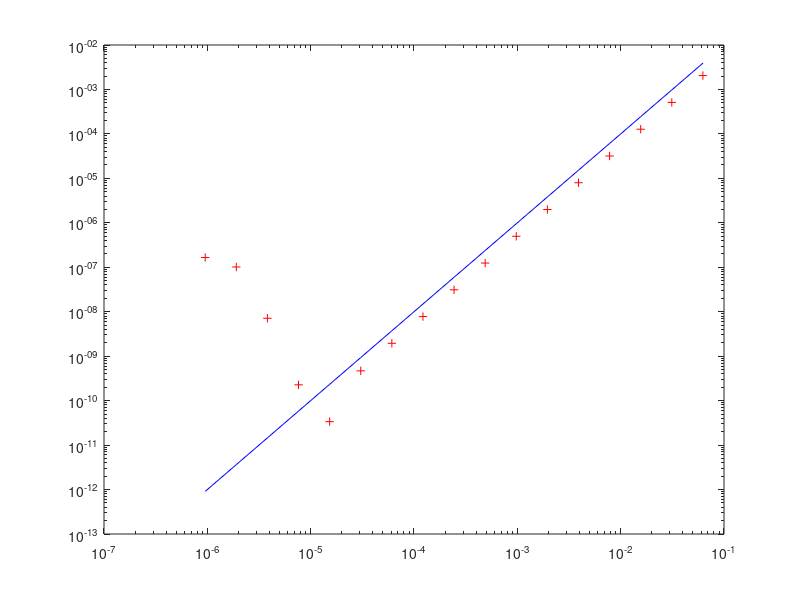

MATLAB code for this plot:
% Resolucion del problema a(x)*u''+b(x)*u'(x)+c(x)*u(x) = f(x) (en x \in (extremoIzd, extremodrch))
% u(0) = alpha
% u(1) = beta
%
% uExacta: solucion exacta al problema
% N: numero de puntos interiores en la discretizacion 

%%%%%%%%%%%%%%%%
%%%% Datos: %%%%
%%%%%%%%%%%%%%%%
	extremoIzd = 0;
	extremoDrch = 1;
	
	alpha = 1;
	beta = 1;

	uExacta = @(x) exp(-5*x.*(1-x));
	f = @(x) 0*x;
	a = @(x) 1+0*x;
	b = @(x) 5*(2*x-1);
	c = @(x) 10 + 0*x;

	Nvec = 2.^(4:20)-1; % distintos valores para N
	error2=[];
	

%%%%%%%%%%%%%%%%%%%
%%%% Programa: %%%%
%%%%%%%%%%%%%%%%%%%
	for N = Nvec

	h = (extremoDrch - extremoIzd)/(N+1);
	x = extremoIzd:h:extremoDrch;
	x = x';

	%puntos interiores
	xi = x(2:N+1);		

	%Calculo de matrices y vectores
	A =  sparse(1:N,1:N,2*a(x(2:end-1))/(h*h)+c(x(2:end-1)),N,N);
	A += sparse(1:N-1,2:N,-a(x(3:end-1))/(h*h)-b(x(3:end-1))/(2*h),N,N)';
        A += sparse(1:N-1,2:N,-a(x(2:end-2))/(h*h)+b(x(2:end-2))/(2*h),N,N);


        R = f(xi);
        R(1) = R(1) + a(xi(1))*alpha/(h*h) + b(xi(1))*alpha/(2*h);
        R(N) = R(N) + a(xi(N))*beta/(h*h) - b(xi(N))*beta/(2*h);


	% resolucion del problema
	uAproximada = A\R;
	
	% calculo del error
	error2 = [error2; max(abs(uAproximada-uExacta(xi)))];	
end
%%%%%%%%%%%%%%%%%%
%%%% Dibujos: %%%%
%%%%%%%%%%%%%%%%%%
	% Limpiar dibujos previos
	close 

	
	%Dibujar
	loglog((extremoDrch - extremoIzd)./(Nvec+1),error2,'+r');
	hold on
	loglog((extremoDrch - extremoIzd)./(Nvec+1),((extremoDrch - extremoIzd)./(Nvec+1)).^2,'b')

